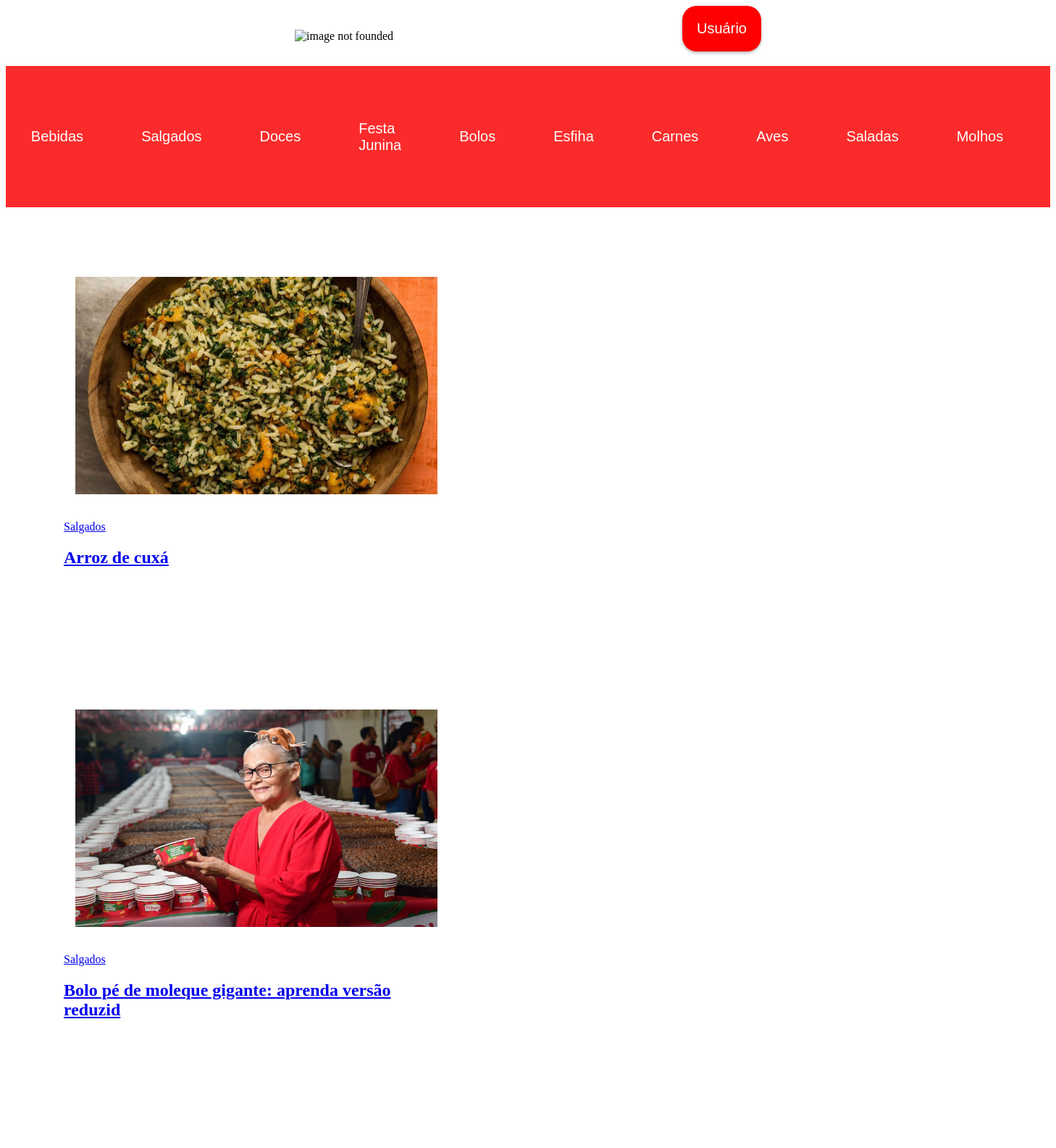
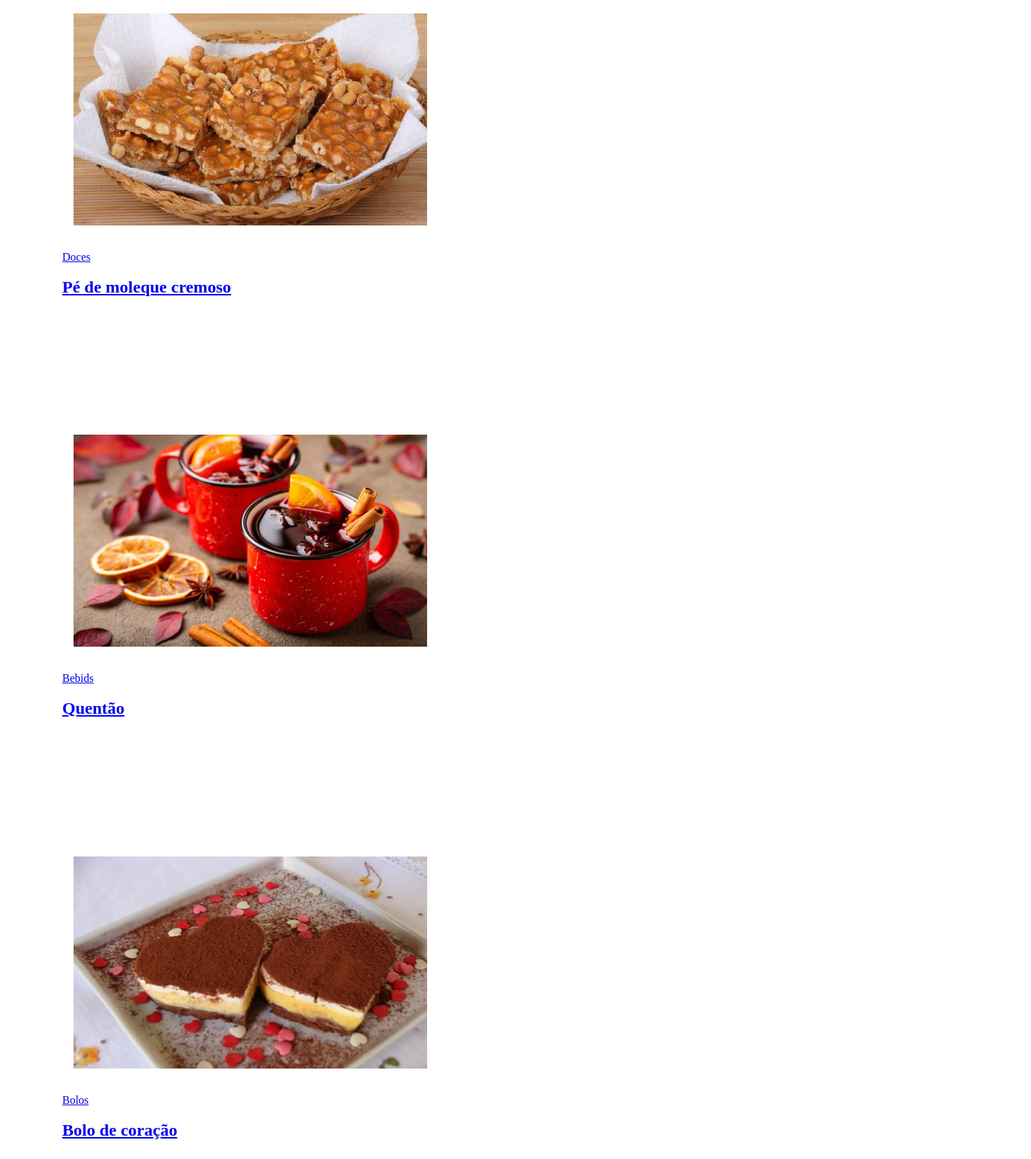
The page /receitasPorCategoria.php on the database its author committed (2 pictures, top to bottom).
### tables this page shows
CREATE TABLE `categorias` (
  `user_id` varchar(30) NOT NULL,
  `categoria` varchar(50) NOT NULL
);

CREATE TABLE `receitas` (
  `user_id` varchar(30) NOT NULL,
  `nome` varchar(50) NOT NULL,
  `categoria` varchar(50) NOT NULL,
  `file_path` varchar(1000) NOT NULL,
  `conteudo` varchar(5000) NOT NULL
);

### banco.php (called while the page is built, shortened)
<?php
    $banco = new mysqli("localhost:3307", "root", "", "receitas_php");
    function featchTodasAsCategorias(){
        global $banco;
        $query = "SELECT * FROM `categorias`";
        if($result = $banco->query($query)){
            $categorias = $result->fetch_all(MYSQLI_ASSOC);
            return $categorias;
       }
    }
    function fetchReceitaPorCategoria($categoria){
        global $banco;
        $q = "SELECT * FROM `receitas` WHERE `categoria` LIKE ?";
        if ($stmt = $banco->prepare($q)) {
            $param = "%{$categoria}%";
            $stmt->bind_param("s", $param);
            if ($stmt->execute()) {
                $result = $stmt->get_result();
                $receitas = $result->fetch_all(MYSQLI_ASSOC);
                return $receitas;
            } else {
                echo "Error executing query: " . $stmt->error;
                return false;
            }
        } else {
            echo "Error preparing statement: " . $banco->error;
            return false;
        }
    }
?>

### functions.php (called while the page is built, shortened)
<?php
require_once "banco.php";
        function getAllCategorias(){
           $result = featchTodasAsCategorias();
           return $result;
        }
        function getReceitasPorCategoria($categoria) {
            $resultado = fetchReceitaPorCategoria($categoria);
            return $resultado;
        }
?>

### receitasPorCategoria.php (the view, shortened to what this page needs)
<!DOCTYPE html>
<html lang="en">
<head>
</head>
<body>
    <header>
        <?php
        require_once "header.php";
        ?>
    </header>
    <section>
    <?php
require_once "functions.php";
$categoria = isset($_GET['categoria']) ? $_GET['categoria'] : '';
$resultado = getReceitasPorCategoria($categoria);
if ($resultado !== false) {
    foreach ($resultado as $receita) {
        $nome = urlencode($receita['nome']);
        $url = "receita.php?nome={$nome}";
        echo "<div class='receitaContainer'>";
        echo "<a href='{$url}' class='receitaLink'>";
        echo "<div class='container'>";
        echo "<img src='" . htmlspecialchars($receita['file_path']) . "' alt='" . htmlspecialchars($receita['nome']) . "' class='receitaImage'>";
        echo "<p>" . htmlspecialchars($receita['categoria']) . "</p>";
        echo "<h2>" . htmlspecialchars($receita['nome']) . "</h2>";
        echo "</div>";
        echo "</a>";
        echo "</div>";
    }
} else {
    echo "No receitas found for categoria: " . htmlspecialchars($categoria);
}
?>
    </section>
</body>
</html>

### header.php (shortened to what this page needs)
<header>
            <div>
                <div class="cabecalho">
                        <div>
                           <img class="logo" src="https://encrypted-tbn0.gstatic.com/images?q=tbn:ANd9GcQE13zAlmPuC9YmevJRJ4VJV0tSE9cpjM4KOg&s" alt="image not founded">
                        </div>
                       <div>
                       <?php
                        require_once "navigation.php"; require_once "head.php";?>
                            <div>
                                <button class="interacaoUsuario" onclick="displayMenu()" >   <?php echo isset($usuario) ? htmlspecialchars($usuario) : 'Usuário'; ?></button>
                            </div>
                       </div>
                </div>
                        <div class="menuCategorias">
                                <?php require_once "functions.php";
                                $count = 0;
                                $max_count  = 10;
                                    $fetch = getAllCategorias();
                                    if($fetch != false){
                                        foreach($fetch as $featch){
                                            if($count >= $max_count){
                                                break;
                                            }
                                            $categoria = urlencode($featch['categoria']);
                                            $url = "receitasPorCategoria.php?categoria={$categoria}";
                                                echo "<div class='categorias'>";
                                                echo "<a href='{$url}' class='categoria-link'>" . htmlspecialchars($featch['categoria']) . "</a>";
                                           $count++;
                                        }
                                    }
                                ?>
                                    <a href="todasAsReceitas.php" class="categoria-link">Todas as categorias</a>
                        </div>
                    </div>
        </header>

### header.php (style rules this page uses)
.cabecalho { display: flex; align-items: center; justify-content: space-evenly; }
.logo { width: 300px; height: 260px; }
.interacaoUsuario { background-color: white; border: none; padding: 1em; box-shadow: 0 2px 4px 0 rgba(0, 0, 0, .3); font-size: 16px; transition: 300ms ease-in-out; margin-bottom: 1em; font-size: 20px; border-radius: 1em; background-color: red; color: white; }
.menuCategorias { display: flex; gap: 1em; align-items: center; background-color: rgb(56, 66, 210); padding: 1em; justify-content: center; font-size: 20px; background-color: rgb(252, 43, 43); }
.categorias { display: flex; align-items: center; gap: 2em; }
.categoria-link { text-decoration: none; color: white; font-family: Arial, Helvetica, sans-serif; padding: 1em; transition: 300ms ease-in-out; border-radius: 1em; }

### receitasPorCategoria.php (style rules this page uses)
.receitaContainer { display: grid; grid-template-columns: repeat(3, 1fr); gap: 10px; align-items: center; }
.container { padding: 5em; }
.receitaImage { width: 500px; height: 300px; padding: 1em; transition: 300ms ease-in-out; }

### rows shown on the page
categorias: categoria "Bebidas"
categorias: categoria "Salgados"
categorias: categoria "Doces"
categorias: categoria "Festa Junina"
categorias: categoria "Bolos"
categorias: categoria "Esfiha"
categorias: categoria "Carnes"
categorias: categoria "Aves"
categorias: categoria "Saladas"
categorias: categoria "Molhos"
receitas: file_path (picture), categoria "Salgados", nome "Arroz de cuxá"
receitas: file_path (picture), categoria "Salgados", nome "Bolo pé de moleque gigante: aprenda versão reduzid"
receitas: file_path (picture), categoria "Doces", nome "Pé de moleque cremoso"
receitas: file_path (picture), categoria "Bebids", nome "Quentão"
receitas: file_path (picture), categoria "Bolos", nome "Bolo de coração"
